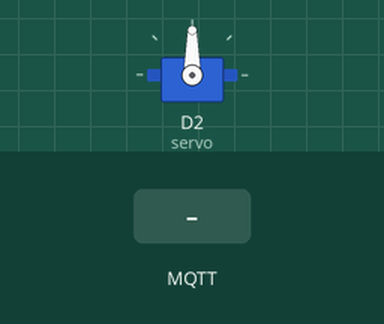
Simulated run of this program. Board: ESP8266 (Wemos D1 mini). Parts: servo. The inputs (shaded band) are chosen by the test bench. WiFi joins after 1.5 s; servers stay silent unless stated; no MQTT or app messages arrive unless stated; what the program prints to the serial monitor is not drawn.

Above: at 2.7 s.
2.8 s: MQTT message "rasp/open" arrives on the first subscribed topic
At 3.5 s:
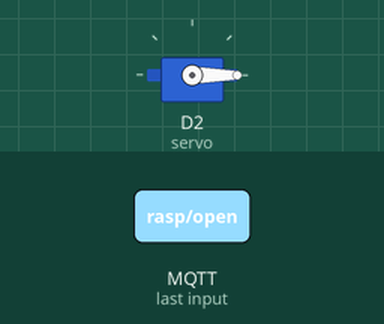
4.3 s: MQTT message "90" arrives on the first subscribed topic
At 4.6 s:
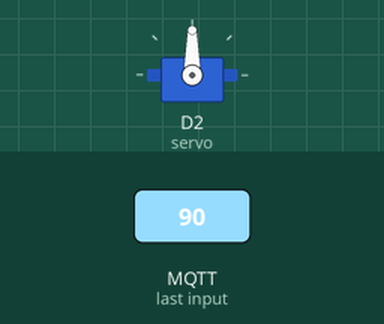
5.8 s: MQTT message "rasp/close" arrives on the first subscribed topic
At 7.0 s:
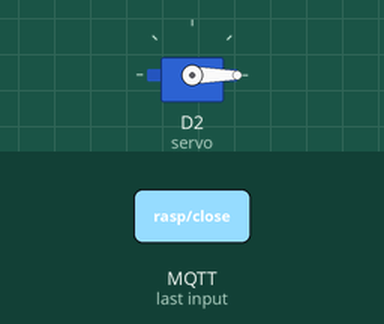
Timing chart, 0 to 8.8 s (numbered marks = the images above; inputs shaded):
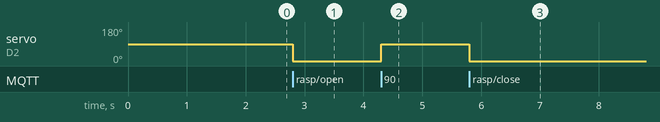

Measured:
- after the input at 2.8 s, servo on D2 (servo): 90° → 0° at once
- after the input at 4.3 s, servo on D2 (servo): 0° → 90° at once
- after the input at 5.8 s, servo on D2 (servo): 90° → 0° at once

The program:

main.cpp
```cpp
// #include <Arduino.h>
#include <ESP8266WiFi.h>
#include <PubSubClient.h>
#include <Servo.h>

const char* ssid = "iptime";
const char* password = "cwseo5489";
const char* mqtt_server = "3.19.148.223";  // EC2 인스턴스의 공인 IP 주소
// const char* topic = "servo";

Servo servo;

WiFiClient espClient;
PubSubClient client(espClient);

void callback(char* topic, byte* payload, unsigned int length) {
  String message = "";
  // Serial.println("New message received:");
  for (unsigned int i = 0; i < length; i++) {
    // Serial.print((char)payload[i]);
    message += (char)payload[i];
  }

  if(strcmp(topic, "rasp/open") == 0) {
    int angle = message.toInt();  // 받은 메시지 정수 변환
    if(angle >= 0 && angle <= 180){
      servo.write(angle);
      Serial.println(angle);
    }
  }
  else if(strcmp(topic, "rasp/close") == 0){
    int angle = message.toInt();
    if(angle >= 0 && angle <= 180){
      servo.write(angle);
      Serial.println(angle);
    }
  }
}

void setup(){
  Serial.begin(115200);
  WiFi.begin(ssid, password);
  Serial.println("Connecting to WiFi...");
  while (WiFi.status() != WL_CONNECTED) {
    delay(500);
    Serial.print(".");
  }

  client.setServer(mqtt_server, 1883);
  client.setCallback(callback);


  while (!client.connected()) {
    if (client.connect("arduino-subscriber")) {
      Serial.println("Connected");
      client.subscribe("rasp/open");
      client.subscribe("rasp/close");
    } else {
      delay(1000);
    }
  }

  servo.attach(D2);
}

void loop(){
  client.loop();

}

// 90도 -> open
// 180도 -> close
```
